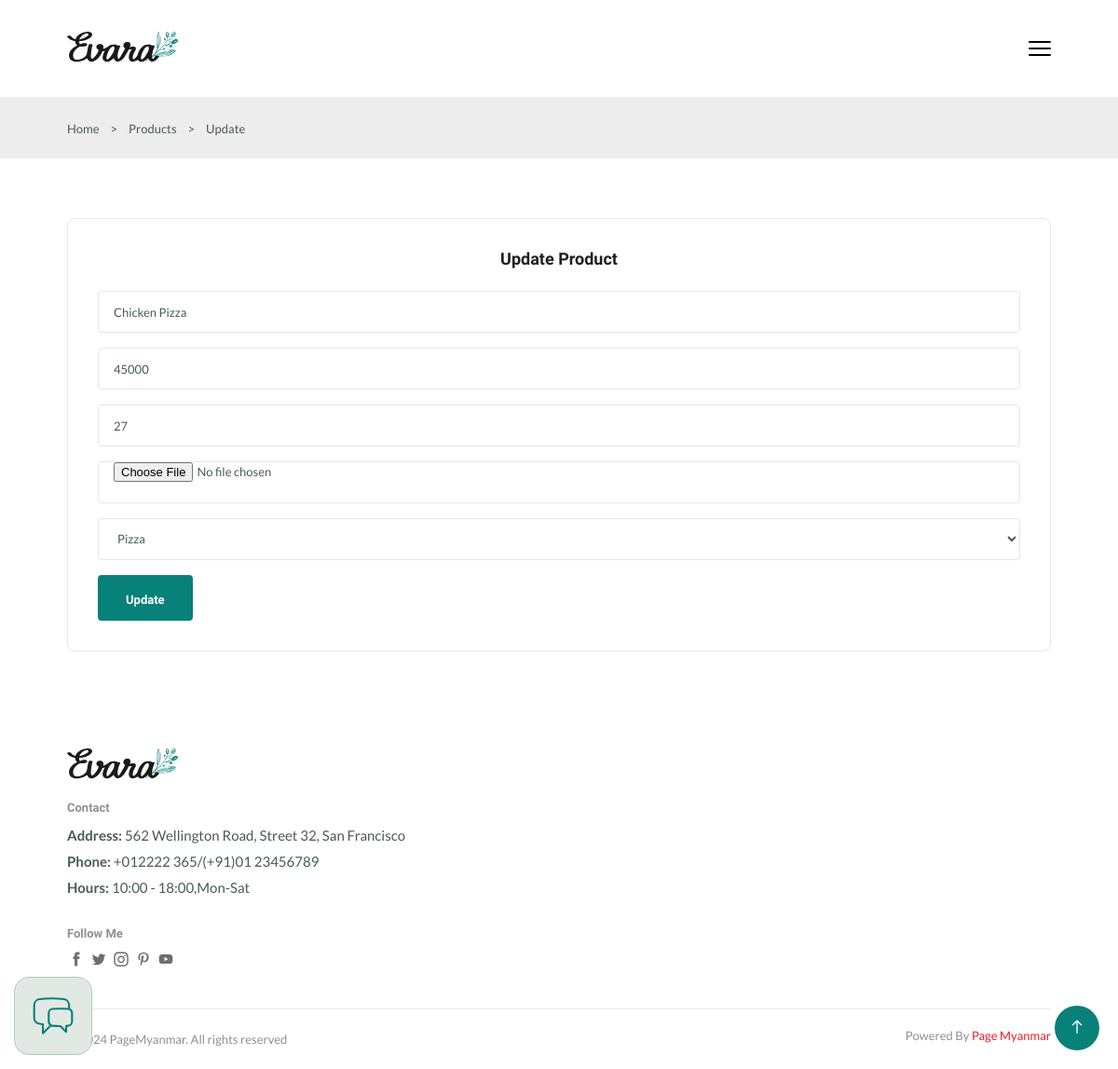
/update-product/11/ (signed in), run on the app's committed database.
### app/models.py (models this page shows, shortened)
class ProductModel(models.Model):
    name = models.CharField(max_length=200)
    image = models.ImageField(upload_to='product/')
    price = models.IntegerField(default=0,null=True,blank=True)
    quantity = models.IntegerField(default=0, verbose_name="Current Stock")
    category = models.ForeignKey(CategoryModel,on_delete=models.SET_NULL,null=True,default=None)
    created_at = models.DateTimeField(auto_now_add=True)
    updated_at = models.DateTimeField(auto_now=True)

class CategoryModel(models.Model):
    name = models.CharField(max_length=200)
    image = models.ImageField(upload_to='category/')
    created_at = models.DateTimeField(auto_now_add=True)
    updated_at = models.DateTimeField(auto_now=True)

### app/views.py (the view, shortened to what this page needs)
# urls.py: path('update-product/<int:id>/',UpdateProduct),
@login_required(login_url=settings.LOGIN_URL)
@role_permission_required('app.change_productmodel')
def UpdateProduct(request,id):
    categories = CategoryModel.objects.all().order_by('-created_at')
    product = ProductModel.objects.get(id = id)
    if request.method == "GET":
        context = {
            'categories':categories,
            'product':product
        }
        return render(request,"update-product.html",context)

### app/context_processors.py (called while the page is built)
def Counts(request):
    table_id = request.resolver_match.kwargs.get('id')  # Get `id` from the URL kwargs
    if table_id:
        table = TableModel.objects.filter(id=table_id).first()
        if table:
            cart_count = CartModel.objects.filter(table=table).count()
            return {
                'cart_count': cart_count,
                'table_id': table.id  # Pass the table_id to the context as well
            }
    return {
        'cart_count': 0,
    }

### app/templatetags/custom_permissions.py (called while the page is built)
@register.filter
def has_role_permission(user, permission_codename):
    if user.is_authenticated and hasattr(user, 'has_permission'):
        return user.has_permission(permission_codename)
    return False

### authentication/models.py (called while the page is built)
    def has_permission(self, perm_codename):
        if self.role:
            return self.role.permissions.filter(codename=perm_codename).exists()
        return False

### templates/update-product.html (shortened to what this page needs)
{% extends 'components/base.html' %}
{% block body %}
<section class="breadcrumb">
    <ul class="breadcrumb__list flex container">
        <li><a href="/" class="breadcrumb__link">Home</a></li>
        <li><span class="breadcrumb__link">></span></li>
        <li><a href="/products/" class="breadcrumb__link">Products</a></li>
        <li><span class="breadcrumb__link">></span></li>
        <li><span class="breadcrumb__link">Update</span></li>
    </ul>
</section>
<section class="update section--lg">
    <div class="update__container container grid">
        <div class="update__form">
            <h3 class="section__title text__center">Update Product</h3>
            <form action="/update-product/{{product.id}}/" enctype="multipart/form-data" method="POST" class="form grid">
                <input value="{{product.name}}" type="text" name="name" placeholder="Enter product name" required class="form__input">
                <input value="{{product.price}}" type="number" name="price" placeholder="Enter product price" required class="form__input">
                <input value="{{product.quantity}}" type="number" name="quantity" placeholder="Enter product quantity" required class="form__input">
                <input type="file" name="image" class="form__input">
                <select name="category" class="form__input">
                    {% for category in categories %}
                    <option value="{{category.id}}" {% if category.id == product.category.id %} selected {% endif %} >{{category.name}}</option>
                    {% endfor %}
                </select>
                <div class="form__btn">
                    <button class="btn" type="submit">Update</button>
                </div>
            </form>
        </div>
    </div>
</section>
{% endblock %}

### static/css/style.css (style rules this page uses)
:root { --header-height: 4rem; --first-color: hsl(176, 88%, 27%); --first-color-alt: hsl(129, 44%, 94%); --second-color: hsl(34, 94%, 87%); --title-color: hsl(0, 0%, 13%); --text-color: hsl(154, 13%, 32%); --text-color-light: hsl(60, 1%, 56%); --body-color: hsl(0, 0%, 100%); --container-color: hsl(0, 0%, 93%); --border-color: hsl(129, 36%, 85%); --border-color-alt: hsl(133, 15%, 90%); --delete-color: hsl(0, 83%, 53%); --image-bg-color: #f1f1f1; --body-font: 'Lato', sans-serif; --second-font: 'Spartan', sans-serif; --big-font-size: 3.5rem; --h1-font-size: 2.75rem; --h2-font-size: 2rem; --h3-font-size: 1.75rem; --h4-font-size: 1.375rem; --large-font-size: 1.125rem; --normal-font-size: 1rem; --small-font-size: 0.875rem; --smaller-font-size: 0.75rem; --tiny-font-size: 0.6875rem; --weight-400: 400; --weight-500: 500; --weight-600: 600; --weight-700: 700; --transition: cubic-bezier(0, 0, 0.05, 1); --transition-ease-in-out: all 0.3s ease-in-out; }
@media screen and (max-width: 1200px) { :root { --big-font-size: 2.25rem; --h1-font-size: 2rem; --h2-font-size: 1.375rem; --h3-font-size: 1.25rem; --h4-font-size: 1.125rem; --large-font-size: 1rem; --normal-font-size: 0.9375rem; --small-font-size: 0.8125rem; --smaller-font-size: 0.6875rem; --tiny-font-size: 0.625rem; } }
* { margin: 0; padding: 0; box-sizing: border-box; }
input, textarea, select, body { color: var(--text-color); font-family: var(--body-font); font-size: var(--normal-font-size); font-weight: var(--weight-400); }
body { background-color: var(--body-color); }
h1, h2, h3, h4 { font-family: var(--second-font); color: var(--title-color); font-weight: var(--weight-600); }
ul { list-style: none; }
a { text-decoration: none; }
button, label { cursor: pointer; }
button, textarea, input, select { background-color: transparent; border: none; outline: none; }
.container { max-width: 1440px; margin-inline: auto; padding-inline: .75rem; }
.grid { display: grid; gap: 1.5rem; }
.section--lg { padding-block: 4rem; }
.section__title { font-size: var(--h4-font-size); margin-bottom: 1.5rem; }
.form__input, .alert__input, .alert__select { border: 1px solid var(--border-color-alt); padding-inline: 1rem; height: 45px; border-radius: .25rem; font-size: var(--small-font-size); }
.form { row-gap: 1rem; }
.text__center { text-align: center; }
.btn, .swal2-confirm, .swal2-cancel { display: inline-block; background: var(--first-color); border: 2px solid var(--first-color); color: var(--body-color); padding-inline: 1.75rem; height: 49px; line-height: 49px; border-radius: .25rem; font-family: var(--second-font); font-size: var(--small-font-size); font-weight: var(--weight-700); transition: all 0.4s var(--transition); }
.flex { display: flex; align-items: center; column-gap: 0.5rem; }
.breadcrumb { background-color: var(--container-color); padding-block: 1.5rem; }
.breadcrumb__list { column-gap: 0.75rem; }
.breadcrumb__link { color: var(--text-color); font-size: var(--small-font-size); }
.create__container, .update__container { grid-template-columns: 100%; max-width: 500px; margin: 0 auto; }
.create__form, .update__form { width: 100%; border: 1px solid var(--border-color-alt); padding: 2rem; border-radius: 0.5rem; }
@media screen and (max-width: 1520px) { .container { max-width: 1260px; } }
@media screen and (max-width: 1320px) { .container { max-width: 1080px; } }

### data on the page
ProductModel: name "Chicken Pizza", price "45000", quantity "27", category "Pizza"
